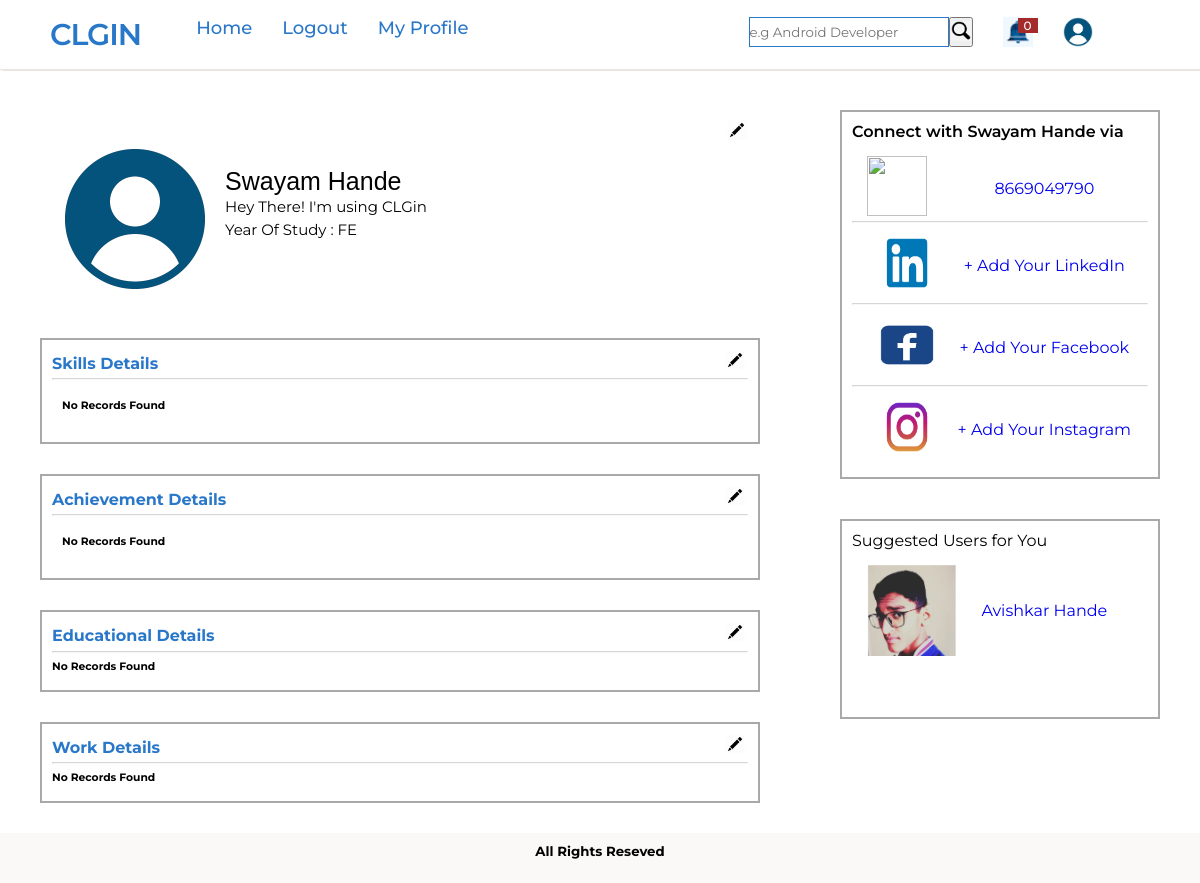
/profile/swayam12 (signed in), run on the app's committed database.
### website/models.py (models this page shows, shortened)
class Profile(models.Model):
    objects = RandomManager()
    sno = models.IntegerField(primary_key=True)
    profile_pic = models.ImageField(default="profile-logo.png")
    slug = models.SlugField(max_length = 250, null = True, blank = True)
    name = models.CharField(max_length=255,blank=False)
    user = models.ForeignKey(User,on_delete=models.CASCADE)
    desc = models.TextField(default="Hey There! I'm using CLGin")
    linkedin = models.URLField(max_length=200,blank=True)
    fb = models.URLField(max_length=200,blank=True)
    ig = models.URLField(max_length=200,blank=True)
    phone = models.IntegerField(max_length=13,blank=True,null=True,default=9999999999)
    is_phone = models.BooleanField(blank=True,default=0)
    year = models.CharField(max_length=10,default="FE")

### website/views.py (the view)
# urls.py: path('profile/<slug:slug>',views.profile,name='profile'),
def profile(request,slug):
    if request.user.is_authenticated:
        user = User.objects.get(username=slug)
        profile = Profile.objects.get(user=user)
        skill = Skills.objects.filter(user=user)
        education = Education.objects.filter(user=user)
        works = work.objects.filter(user=user)
        achievements = achievement.objects.filter(user=user)
        notifications = Notification.objects.filter(user=request.user)
        count = len(notifications)
        curr_user_profile = Profile.objects.get(user=request.user)
        number_of_records = Profile.objects.count()
        random_index = int(random.random()*number_of_records)+1
        random_user = Profile.objects.get(sno=random_index)
        while(random_user.user==request.user or random_user.user==profile.user):
            number_of_records = Profile.objects.count()
            random_index = int(random.random()*number_of_records)+1
            random_user = Profile.objects.get(sno=random_index)
        context = {'profile':profile,'skill':skill,'count':count,'education':education,'works':works,'achievements':achievements,'random_user':random_user}
        context['curr_user_profile'] = curr_user_profile
        if request.user==user:
            return render(request,'profile.html',context)
        else:
            name = Profile.objects.get(user=request.user)
            msg = "Your Profile was viewed by " + name.name
            notific = Notification(notification=msg,user=user)
            notific.save()
            return render(request,'profile.html',context)
    else:
        return HttpResponse("Login To View Profiles")

### template/profile.html (shortened to what this page needs)
{% extends 'base.html' %}
{% load static %}
{% block content %}
<div class="main-container">
<div class="container">
    <div class="main" style="margin-top:40px;">
        <div class="profile-head">
            <div class="pro-header">
                <div></div><div> {% if profile.user == user %} <a href="{% url 'updateprofile' profile.user.username %}"><img src="{% static 'images/edit.png' %}" width="20px" height="20px" alt="" srcset=""></a> {% endif %}</div>
                </div>
            <div class="general-profile">
            <div class="up-profile-head">
                {% if profile.user == user %}<a href="{% url 'updateprofile' profile.user.username %}"><img src="{{profile.profile_pic.url}}" alt=""></a>{% else %} <img src="{{profile.profile_pic.url}}" alt="">{% endif %}
            </div>
            <div class="low-profile-head">
            <p class="username">{{profile.name}}</p>
                <p class="desc">{{profile.desc}}</p>
                <p class="desc">Year Of Study : {{profile.year}}</p>
            </div>
        </div>
        </div>
    </div>
    <div class="edu">
        <div class="profile-head-1">
            <div class="pro-header">
                <div><h4>Skills Details</h4></div><div> {% if profile.user == user %} <a href="{% url 'myprofile' %}"><img src="{% static 'images/edit.png' %}" width="20px" height="20px" alt="" srcset=""></a> {% endif %}</div>
                </div>
                <hr>
            <div class="skill-head">
                {% if skill %}
                {% for s in skill %}
                <p class="skill-name">{{s.skill}}</p><hr>
                {% endfor %}
                {% else %}
                <h6>No Records Found</h6>
                {% endif %}
            </div>
        </div>
    </div>
    <div class="edu">
        <div class="profile-head-1">
            <div class="pro-header">
                <div><h4>Achievement Details</h4></div><div> {% if profile.user == user %} <a href="{% url 'myprofile' %}"><img src="{% static 'images/edit.png' %}" width="20px" height="20px" alt="" srcset=""></a> {% endif %}</div>
                </div>
                <hr>
            <div class="skill-head">
                {% if achievements %}
                {% for s in achievements %}
                <p class="skill-name">{{s.achievement}}</p><hr>
                {% endfor %}
                {% else %}
                <h6>No Records Found</h6>
                {% endif %}
            </div>
        </div>
    </div>
    <div class="edu">
        <div class="profile-head-1">
            <div class="pro-header">
            <div><h4>Educational Details</h4></div><div> {% if profile.user == user %} <a href="{% url 'myprofile' %}"><img src="{% static 'images/edit.png' %}" width="20px" height="20px" alt="" srcset=""></a> {% endif %}</div>
            </div>
            <hr>
            {% if education %}
            {% for e in education %}
            <div class="edu-head">
            <p class="edu-name">{{e.name}}</p>
            <p class="edu-degree">{{e.degree}}</p>
            <p class="edu-span">{{e.span}}</p>
        </div>
        {% endfor %}
            {% else %}
                <h6>No Records Found</h6>
            {% endif %}
        </div>
    </div>
    <div class="edu">
        <div class="profile-head-1">
            <div class="pro-header">
                <div><h4>Work Details</h4></div><div> {% if profile.user == user %} <a href="{% url 'myprofile' %}"><img src="{% static 'images/edit.png' %}" width="20px" height="20px" alt="" srcset=""></a> {% endif %}</div>
                </div>
                <hr>{% if works %}
            {% for w in works %}
            <div class="edu-head">
            <p class="edu-name">{{w.name}}</p>
            <p class="edu-degree">{{w.work}}</p>
            <p class="edu-span">{{w.span}}</p>
        </div>
        {% endfor %}
            {% else %}
            <h6>No Records Found</h6>
            {% endif %}
        </div>
    </div>
</div>
<div class="right-sidebar">
<div class="social-profiles">
    <p class="head">Connect with {{profile.name}} via </p>
    {% if profile.is_phone == 1 %}
        {% if profile.user == request.user %}
            {% if profile.phone != None %}
            <a target="_blank_" href="{% url 'myprofile' %}">
                <div class="social-ind">
                    <div><img src="{% static 'images/phone.png' %}" alt="" width="60px" height="60px" srcset=""></div>
                    <div class="profile-name"> {{profile.phone}} </div>
                </div></a>
                {% else %}
                <div class="social-ind">
                    <div><img src="{% static 'images/phone.png' %}" alt="" width="60px" height="60px" srcset=""></div>
                    <div class="profile-name"> + Add Your Phone Number  </div>
                </div></a>
                {% endif %}
        {% else %}
        {% if profile.phone != None %}
            <div class="social-ind">
                <div><img src="{% static 'images/phone.png' %}" alt="" width="60px" height="60px" srcset=""></div>
                <div class="profile-name">{{profile.phone}}</div>
            </div>
            {% else %}
            {% endif %}
        {% endif %}
    {% else %}
    {% if profile.user == request.user %}
            {% if profile.phone != '' %}
            <a target="_blank_" href="{% url 'myprofile' %}">
                <div class="social-ind">
                    <div><img src="{% static 'images/phone.png' %}" alt="" width="60px" height="60px" srcset=""></div>
                    <div class="profile-name"> {{profile.phone}} </div>
                </div></a>
                {% else %}
                <div class="social-ind">
                    <div><img src="{% static 'images/phone.png' %}" alt="" width="60px" height="60px" srcset=""></div>
                    <div class="profile-name"> + Add Your Phone Number </div>
                </div></a>
                {% endif %}
        {% endif %}
    {% endif %}<hr>
    {% if profile.linkedin == ''%}
    {% if profile.user == request.user %}
    <a target="_blank_" href="{% url 'myprofile' %}">
        <div class="social-ind">
            <div><img src="{% static 'images/linkedin.png' %}" alt="" width="80px" height="50px" srcset=""></div>
            <div class="profile-name"> + Add Your LinkedIn </div>
        </div></a>
    {% else %}
        <div class="social-ind">
            <div><img src="{% static 'images/linkedin.png' %}" alt="" width="80px" height="50px" srcset=""></div>
            <div class="profile-name"> No Profile Found </div>
        </div>
    {% endif %}
    {% else %}
    <a target="_blank_" href="{{profile.linkedin}}">
    <div class="social-ind">
        <div><img src="{% static 'images/linkedin.png' %}" alt="" width="80px" height="50px" srcset=""></div>
        <div class="profile-name">{{profile.name}}</div>
    </div></a>
    {% endif %}
    <hr>
    {% if profile.fb == '' %}
    {% if profile.user == request.user %}
    <a target="_blank_" href="{% url 'myprofile' %}">
        <div class="social-ind">
            <div><img src="{% static 'images/fb.png' %}" alt="" width="80px" height="50px" srcset=""></div>
            <div class="profile-name"> + Add Your Facebook </div>
        </div></a>
    {% else %}
        <div class="social-ind">
            <div><img src="{% static 'images/fb.png' %}" alt="" width="80px" height="50px" srcset=""></div>
            <div class="profile-name"> No Profile Found </div>
        </div>
    {% endif %}
    {% else %}
    <a target="_blank_" href="{{profile.fb}}">
    <div class="social-ind">
        <div><img src="{% static 'images/fb.png' %}" alt="" width="80px" height="50px" srcset=""></div>
        <div class="profile-name">{{profile.name}}</div>
    </div></a>
    {% endif %}
    <hr>
    {% if profile.ig == ''%}
    {% if profile.user == request.user %}
    <a target="_blank_" href="{% url 'myprofile' %}">
        <div class="social-ind">
            <div><img src="{% static 'images/ig.png' %}" alt="" width="80px" height="50px" srcset=""></div>
            <div class="profile-name"> + Add Your Instagram </div>
        </div></a>
    {% else %}
        <div class="social-ind">
            <div><img src="{% static 'images/ig.png' %}" alt="" width="80px" height="50px" srcset=""></div>
            <div class="profile-name"> No Profile Found </div>
        </div>
    {% endif %}
    {% else %}
    <a target="_blank_" href="{% url 'myprofile' %}">
    <div class="social-ind">
        <div><img src="{% static 'images/ig.png' %}" alt="" width="80px" height="50px" srcset=""></div>
        <div class="profile-name">{{profile.name}}</div>
    </div></a>
    {% endif %}
</div>
<div class="user-recommend">
    <p class="head">Suggested Users for You</p>
    <a href="{% url 'profile' random_user.user.username %}">
    <div class="social-ind">
        <div><img src="{{random_user.profile_pic.url}}" alt="" width="100%" height="100%" srcset=""></div>
        <div class="profile-name">{{random_user.name}}</div>
    </div>
    </a>
</div>
</div>
</div>
<div class="foot">
<h5>All Rights Reseved</h5>
</div>
{% endblock %}

### static/assets/css/nav.css (style rules this page uses)
* { margin: 0; padding: 0; outline: none; box-sizing: border-box; font-family: 'Montserrat', sans-serif; }
body { background: #fff; }

### static/assets/css/profile.css (style rules this page uses)
.main-container { display: grid; grid-template-columns: 2fr 1fr; }
.container { margin: auto; width:90%; height:fit-content; }
.main,.edu { height:fit-content; width:auto; margin: 30px 0; }
.edu { line-height: 1.7em; }
.container h4 { color:#2977c9; }
.profile-head { background-color: #fff; width:100%; height:fit-content; padding: 10px; position: relative; display: grid; grid-template-columns: fr3 fr3; }
.profile-head-1 { border:2px solid darkgray; background-color: #fff; width:100%; height:fit-content; padding: 10px; position: relative; display: grid; grid-template-columns: fr3 fr3; }
.up-profile-head { width:100%; float:left; }
.up-profile-head img { width:150px; height:150px; border-radius:50%; margin-left: 10px; }
.low-profile-head { float:left; clear: both; line-height: 1.5em; padding:15px; }
.username { font-weight:500; font-size: 25px; margin-top:10px; font-family: Arial, Helvetica, sans-serif; }
.desc { font-size: 15px; margin-top:5px; line-height: 1.1rem; }
.edu .edu-head, .skill-head { padding:10px; line-height: 1.1em; }
.skill-head { line-height: 2em; font-weight: bolder; }
hr { opacity: 0.4; }
.social-profiles { width:80%; border:2px solid darkgray; float:left; margin: auto; height: fit-content; padding:10px; }
.user-recommend a { text-decoration: none; }
.user-recommend { width:80%; border:2px solid darkgray; float:left; margin: auto; margin-top: 40px; min-height: 200px; padding:10px; padding-bottom:20px; margin-bottom:40px; }
.social-profiles .head { font-weight: 600; }
.social-ind { display: grid; grid-template-columns: 1fr 2fr; margin:15px; height:50px; }
.profile-name { margin:auto; }
.foot h5 { text-align: center; height:50px; background-color: #faf9f7 ; padding-top:10px; }
.social-profiles a { text-decoration: none; }
.pro-header { display: grid; grid-template-columns: 2.9fr 0.1fr; }
.right-sidebar { display: grid; grid-template-columns: 1fr; float:left; margin: auto; margin-top:40px; height: fit-content; }
.general-profile { display: grid; grid-template-columns: 0.5fr 1.7fr; }

### data on the page
Profile: profile_pic (picture), name "Swayam Hande", desc "Hey There! I'm using CLGin", year "FE", phone "8669049790"
Profile: profile_pic (picture), name "Avishkar Hande"

### other printed values
{{ count }} "0"
